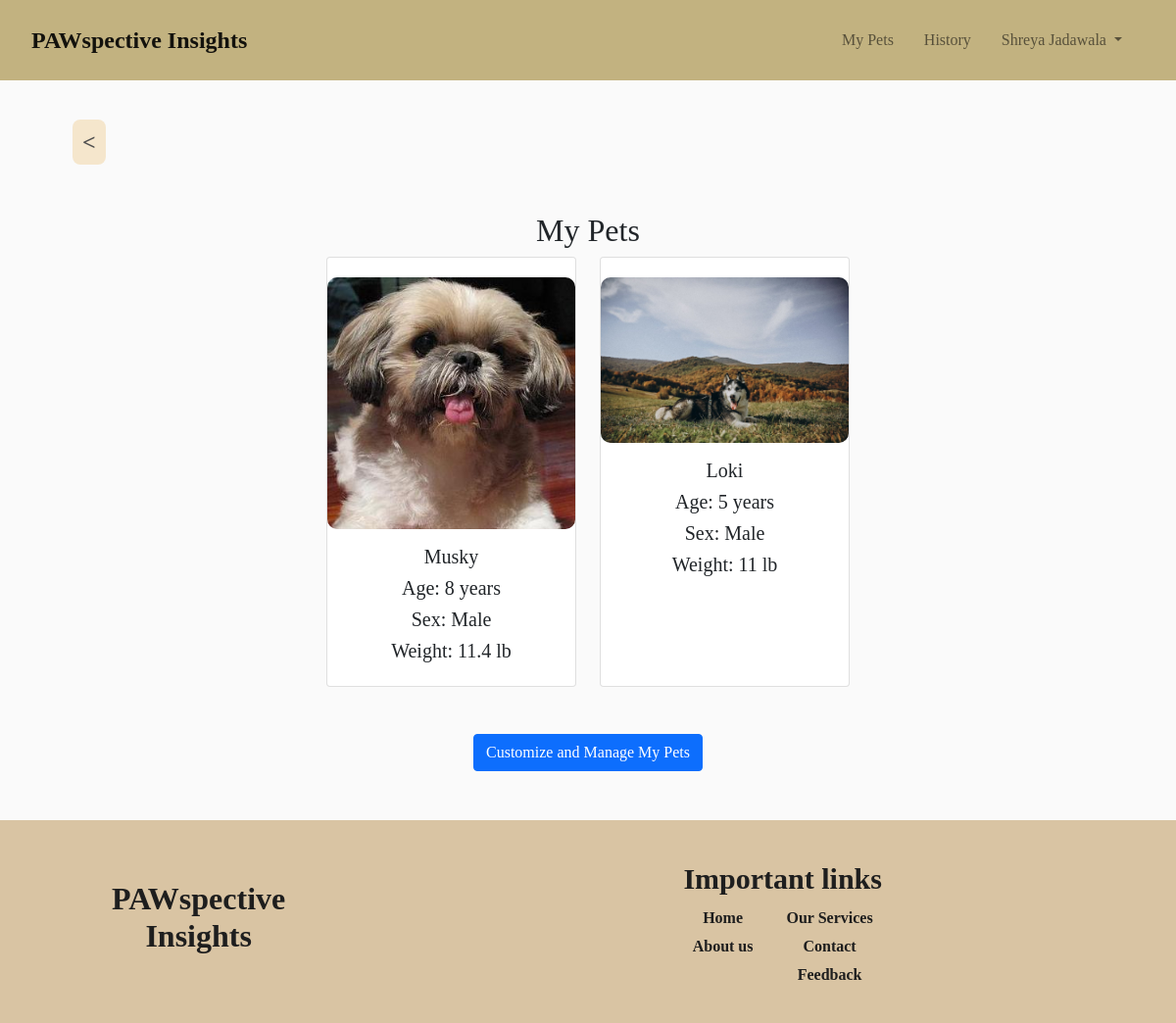
Page /my_pets (signed in) on the committed database.
### app.py (models this page shows)
class Pet(db.Model):
    id = db.Column(db.Integer, primary_key=True)
    name = db.Column(db.String(100), nullable=False)
    breed = db.Column(db.String(100))
    age = db.Column(db.Integer)
    weight = db.Column(db.Float(20))
    sex = db.Column(db.String(10))
    image = db.Column(db.String(100))
    user_id = db.Column(db.Integer, db.ForeignKey('user.id'), nullable=False)

### app.py (the view)
@app.route('/my_pets')
def my_pets():
    if 'user' not in session:
        return redirect(url_for('login'))
    user_id = session['user']['id']
    pets = Pet.query.filter_by(user_id=user_id).all()
    return render_template('my_pets.html', pets=pets)

### templates/my_pets.html (shortened to what this page needs)
{% extends "base.html" %}
{% block content %}
<div class="container mt-3">
    <a href="/home" class="btn btn-back">
        <span>&lt;</span>
    </a>
</div>
<div class="container mt-5 text-center">
    <h2>My Pets</h2>
    {% if pets %}
    <div class="d-flex justify-content-center">
        <div class="row justify-content-center">
            {% for pet in pets %}
            <div class="col-12 col-sm-6 col-md-4 col-lg-3 d-flex justify-content-center mb-4">
                <div class="card w-100">
                    <a href="{{ url_for('pet_details', pet_id=pet.id) }}">
                        <img src="{{ url_for('static', filename='uploads/' + pet.image) }}" class="card-img-top pet-image" alt="{{ pet.name }}">
                    </a>
                    <div class="card-body">
                        <h5 class="card-title">{{ pet.name }}</h5>
                        <h5 class="card-title">Age: {{ pet.age }} years</h5>
                        <h5 class="card-title">Sex: {{ pet.sex }}</h5>
                        <h5 class="card-title">Weight: {{ pet.weight }} lb</h5>
                    </div>
                </div>
            </div>
            {% endfor %}
        </div>
    </div>
    <a href="/customize_pets" class="btn btn-primary mt-4">Customize and Manage My Pets</a>
    {% else %}
    <p>You don't have any pets yet.</p>
    <a href="/add_pet" class="btn btn-primary mt-4">Add a New Pet</a>
    {% endif %}
</div>
{% endblock %}

### static/css/style.css (style rules this page uses)
body, html { margin: 0; padding: 0; font-family: 'Times New Roman', Times, serif; background-color: #fafafa; }
.btn-back { background: none; border: none; color: #4e4e4e; font-size: 18px; font-weight: bold; padding: 5px; text-decoration: none; margin-left: 20px; }
.btn-back { background-color: #f5e6cc; border: none; color: #4e4e4e; font-size: 24px; padding: 5px 10px; text-decoration: none; margin-left: 20px; border-radius: 8px; }
.pet-image { max-width: 100%; border-radius: 10px; margin-top: 20px; }

### templates/base.html (style rules this page uses)
body, html { height: 100%; margin: 0; display: flex; flex-direction: column; }

### rows in the picture
Pet: image+name (picture), name "Musky", age "8", sex "Male", weight "11.4"
Pet: image+name (picture), name "Loki", age "5", sex "Male", weight "11"

### other values in the picture
{{ session['user']['name'] }} "Shreya Jadawala"
